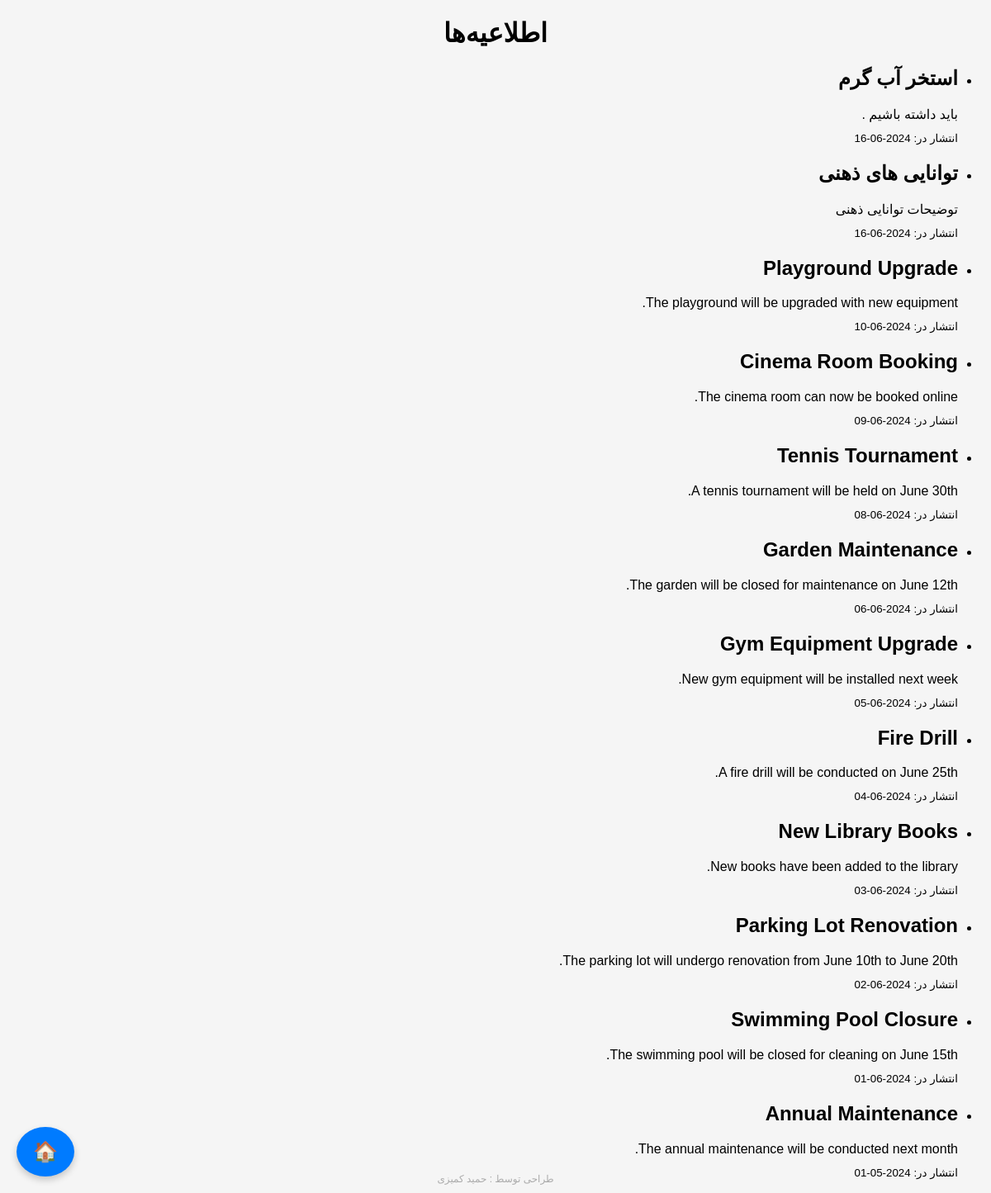
The page /view_notices.php on the database its author committed.
### tables this page shows
CREATE TABLE `notices` (
  `id` int(11) NOT NULL,
  `title` varchar(255) NOT NULL,
  `content` text NOT NULL,
  `post_date` date NOT NULL
);

### view_notices.php (the view, shortened to what this page needs)
<?php
include 'db.php';
$stmt = $pdo->query('SELECT * FROM notices ORDER BY post_date DESC');
$notices = $stmt->fetchAll();
?>
<!DOCTYPE html>
<html lang="fa" dir="rtl">
<head>
    <link rel="stylesheet" href="style.css">
</head>
<body>
    <h1>اطلاعیه‌ها</h1>
    <ul>
        <?php foreach ($notices as $notice): ?>
        <li>
            <h2><?= htmlspecialchars($notice['title']) ?></h2>
            <p><?= htmlspecialchars($notice['content']) ?></p>
            <small>انتشار در: <?= htmlspecialchars($notice['post_date']) ?></small>
        </li>
        <?php endforeach; ?>
    </ul>
                <a href="dashboard.php" class="float-button">&#127968;</a>
        <?php include 'footer.php'; ?>
</body>
</html>

### style.css (style rules this page uses)
body { font-family: 'Iransans', Arial, sans-serif; margin: 0; padding: 0; background-color: #f5f5f5; direction: rtl; text-align: right; }
h1 { text-align: center; }
p { margin-bottom: 10px; }
a { display: inline-block; padding: 5px 10px; text-decoration: none; color: #333; border: 1px solid #ccc; background-color: #fff; border-radius: 3px; margin-top: 10px; }
.float-button { position: fixed; bottom: 20px; left: 20px; width: 50px; height: 50px; background-color: #007bff; color: #fff; border: none; border-radius: 50%; font-size: 24px; text-align: center; line-height: 50px; cursor: pointer; box-shadow: 0px 4px 8px rgba(0, 0, 0, 0.2); transition: background-color 0.3s ease; }

### rows shown on the page
notices: title "استخر آب گرم", content "باید داشته باشیم .", post_date "2024-06-16"
notices: title "توانایی های ذهنی", content "توضیحات توانایی ذهنی", post_date "2024-06-16"
notices: title "Playground Upgrade", content "The playground will be upgraded with new equipment.", post_date "2024-06-10"
notices: title "Cinema Room Booking", content "The cinema room can now be booked online.", post_date "2024-06-09"
notices: title "Tennis Tournament", content "A tennis tournament will be held on June 30th.", post_date "2024-06-08"
notices: title "Garden Maintenance", content "The garden will be closed for maintenance on June 12th.", post_date "2024-06-06"
notices: title "Gym Equipment Upgrade", content "New gym equipment will be installed next week.", post_date "2024-06-05"
notices: title "Fire Drill", content "A fire drill will be conducted on June 25th.", post_date "2024-06-04"
notices: title "New Library Books", content "New books have been added to the library.", post_date "2024-06-03"
notices: title "Parking Lot Renovation", content "The parking lot will undergo renovation from June 10th to June 20th.", post_date "2024-06-02"
notices: title "Swimming Pool Closure", content "The swimming pool will be closed for cleaning on June 15th.", post_date "2024-06-01"
notices: title "Annual Maintenance", content "The annual maintenance will be conducted next month.", post_date "2024-05-01"
